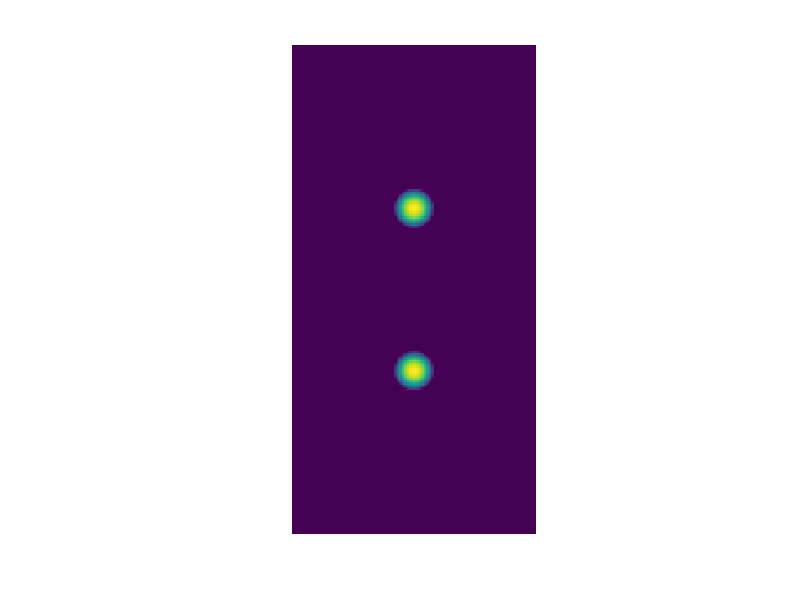
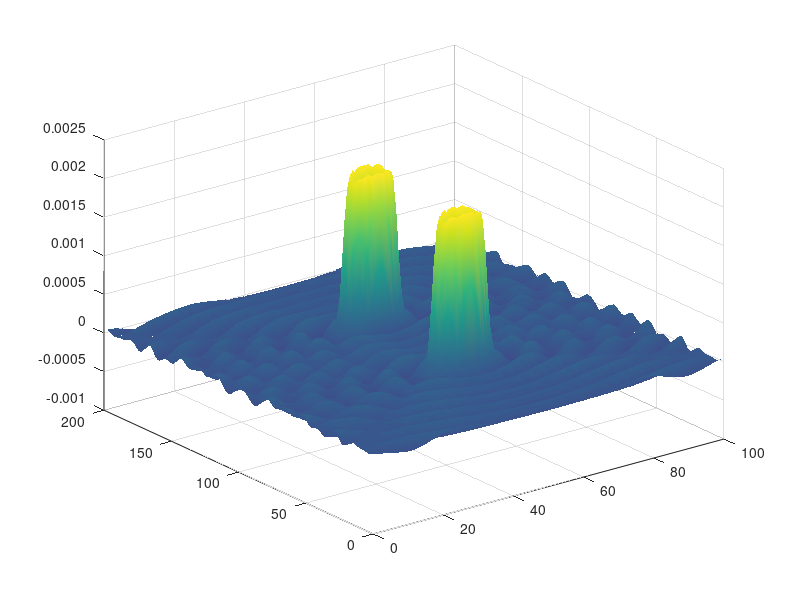

Source code (MATLAB) for these figures, in order:
% Plot the solution to the Helmholtz equation with a given source
clear all;

Box_x = 3;
Scale = 0.5;
Box_y = Box_x/Scale;

Nx = 100;
Ny = Nx/Scale;

wavenumber = 10;

XX = linspace(-Box_x, Box_x, Nx);
YY = linspace(-Box_y, Box_y, Ny);
hx = XX(2) - XX(1);
hy = YY(2) - YY(1);
[X, Y] = meshgrid(XX, YY);

Source_size  = 0.5;
Source_shift = 2;
Source =  max(Source_size^2 - X.^2-(Y-Source_shift).^2, 0) + max(Source_size^2 - X.^2-(Y+Source_shift).^2, 0) ;

% plot the source
figure(1); clf; hold on; axis equal; axis off;
imagesc(Source);


% plot the solution to the Helmholtz equation
I = sqrt(-1);
Field = 0*X;

[m, n] = size(Source);
for i=1:m
    i
    for j=1:n
        
        if Source(i, j) ~= 0
            
            x0 = X(i, j);
            y0 = Y(i, j);
            
            % add the contribution from the current source
            Field = Field + (I/4)*besselh(0, 1, wavenumber*sqrt((X-x0).^2+(Y-y0).^2) + eps)*Source(i, j)*hx*hy;
        end
        
    end
end

figure(2); %clf; hold on; 
axis equal; axis off;
% imagesc(real(Field));
surf(real(Field))
shading interp
